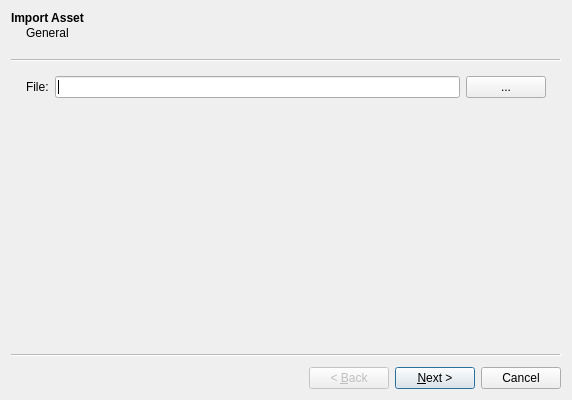
<?xml version="1.0" encoding="UTF-8"?>
<ui version="4.0">
 <class>AssetImportWizard</class>
 <widget class="QWizard" name="AssetImportWizard">
  <property name="geometry">
   <rect>
    <x>0</x>
    <y>0</y>
    <width>572</width>
    <height>400</height>
   </rect>
  </property>
  <property name="windowTitle">
   <string>Wizard</string>
  </property>
  <widget class="QWizardPage" name="wizardPageGeneral">
   <property name="title">
    <string>Import Asset</string>
   </property>
   <property name="subTitle">
    <string>General</string>
   </property>
   <layout class="QFormLayout" name="formLayout">
    <property name="fieldGrowthPolicy">
     <enum>QFormLayout::AllNonFixedFieldsGrow</enum>
    </property>
    <item row="1" column="0">
     <widget class="QLabel" name="label">
      <property name="text">
       <string>File:</string>
      </property>
     </widget>
    </item>
    <item row="1" column="1">
     <layout class="QHBoxLayout" name="horizontalLayout">
      <item>
       <widget class="QLineEdit" name="lineEditFilename"/>
      </item>
      <item>
       <widget class="QPushButton" name="pushButtonChooseFile">
        <property name="text">
         <string>...</string>
        </property>
       </widget>
      </item>
     </layout>
    </item>
   </layout>
  </widget>
  <widget class="QWizardPage" name="wizardPageOptimizations">
   <property name="title">
    <string>Import Asset</string>
   </property>
   <property name="subTitle">
    <string>Optimizations</string>
   </property>
   <layout class="QVBoxLayout" name="verticalLayout_2">
    <item>
     <layout class="QVBoxLayout" name="verticalLayout"/>
    </item>
   </layout>
  </widget>
  <widget class="QWizardPage" name="wizardPageConfirm">
   <property name="title">
    <string>Import Asset</string>
   </property>
   <property name="subTitle">
    <string>Overview</string>
   </property>
  </widget>
 </widget>
 <resources/>
 <connections>
  <connection>
   <sender>pushButtonChooseFile</sender>
   <signal>clicked()</signal>
   <receiver>AssetImportWizard</receiver>
   <slot>onChooseFile()</slot>
   <hints>
    <hint type="sourcelabel">
     <x>506</x>
     <y>93</y>
    </hint>
    <hint type="destinationlabel">
     <x>285</x>
     <y>199</y>
    </hint>
   </hints>
  </connection>
 </connections>
 <slots>
  <slot>onChooseFile()</slot>
 </slots>
</ui>
